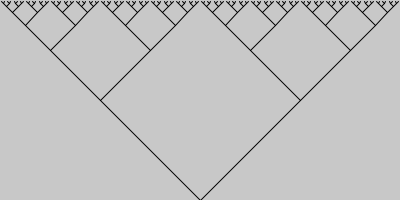
Frame 1 (no input)
Frame 60 (the mouse pressed at the canvas centre just before this capture): identical to frame 1, image omitted
Frame 120 (the mouse held since frame 60 and released just before this capture): identical to frame 1, image omitted

The Processing sketch that drew this single still picture (run headless with seeded random() and noise(); from frame 60 on, the mouse is pressed at the canvas centre):

// Processing sketch: processing_119641
// ── processing_119641.pde

// Learning Processing Exercise 13-9. A recursive pattern.

void setup() {
  size(400, 200);
}

void draw() {
  background(200);
  stroke(0);
  branch(width / 2, height, 100);
}

void branch(float x, float y, float h) {
  line(x, y, x - h, y - h);
  line(x, y, x + h, y - h);
  if (h > 2) {
    branch(x - h, y - h, h / 2);
    branch(x + h, y - h, h / 2);
  }
}
